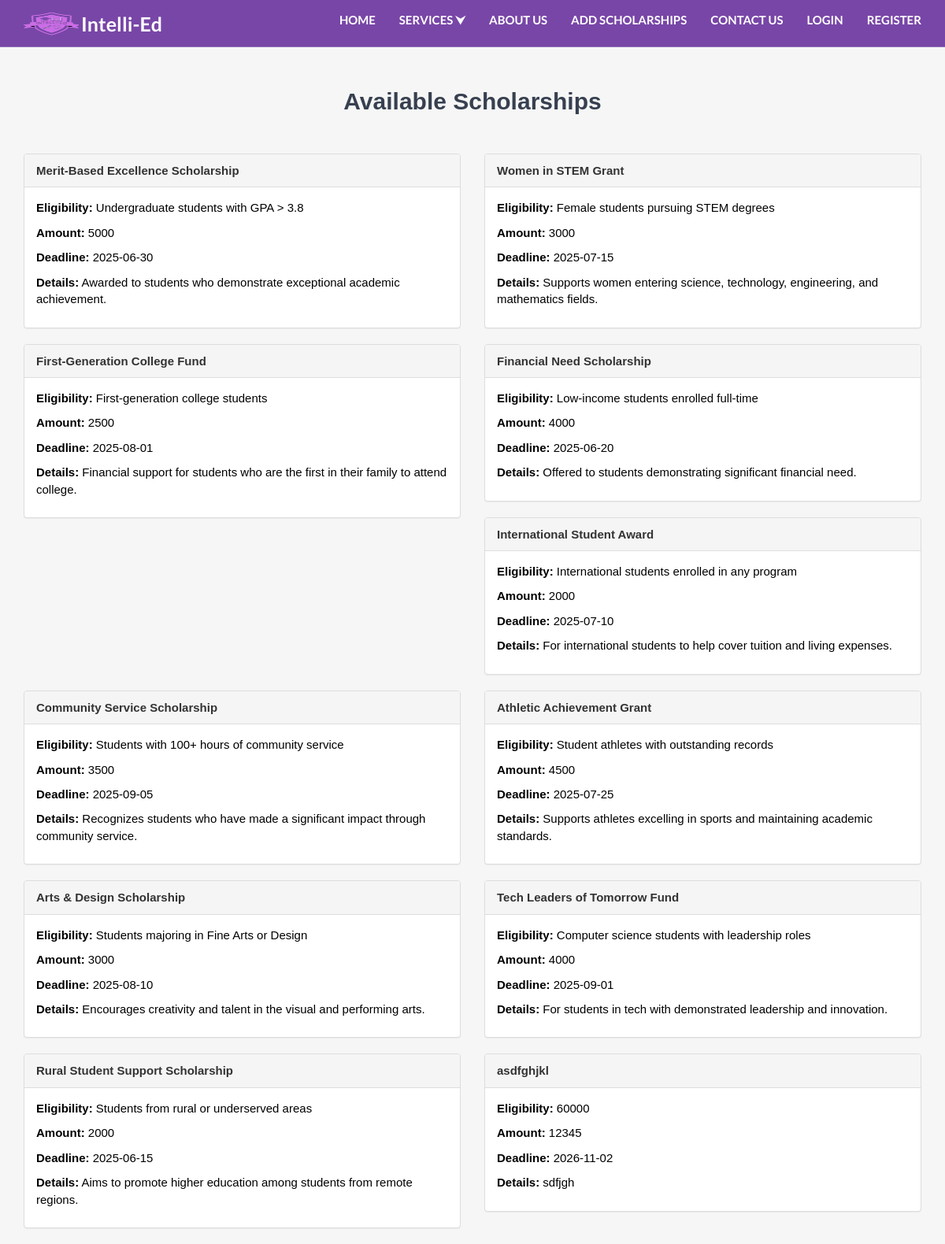
/scholarshipsview.php, run on the app's committed database.
### tables this page shows
CREATE TABLE `scholarships` (
  `id` int(11) NOT NULL,
  `title` varchar(255) NOT NULL,
  `eligibility` text NOT NULL,
  `amount` varchar(100) DEFAULT NULL,
  `deadline` date DEFAULT NULL,
  `description` text DEFAULT NULL
);

### scholarshipsview.php (the view, shortened to what this page needs)
<?php include 'config.php'; session_start(); ?>
<!DOCTYPE html>
<html lang="en">
<body>
    <head>
    <?php include 'header.php'; ?>
</head>
    <div class="container" style="margin-top: 100px;">
        <h2 class="text-center">Available Scholarships</h2>
        <div class="row">
            <?php
            $sql = "SELECT * FROM scholarships";
            $result = $link->query($sql);
            if ($result->num_rows > 0):
                while ($row = $result->fetch_assoc()):
            ?>
                <div class="col-md-6">
                    <div class="panel panel-default">
                        <div class="panel-heading"><strong><?php echo $row['title']; ?></strong></div>
                        <div class="panel-body">
                            <p><strong>Eligibility:</strong> <?php echo $row['eligibility']; ?></p>
                            <p><strong>Amount:</strong> <?php echo $row['amount']; ?></p>
                            <p><strong>Deadline:</strong> <?php echo $row['deadline']; ?></p>
                            <p><strong>Details:</strong> <?php echo $row['description']; ?></p>
                        </div>
                    </div>
                </div>
            <?php endwhile; else: ?>
                <p>No scholarships available right now.</p>
            <?php endif; ?>
        </div>
    </div>
</body>
</html>

### header.php (shortened to what this page needs)
<head>
		<link type="text/css" rel="stylesheet" href="css/bootstrap.min.css"/>
		<link rel="stylesheet" href="css/font-awesome.min.css">
		<link type="text/css" rel="stylesheet" href="css/s.css"/>
    </head>
	<body>
        <header id="header" class="transparent-nav" style="position: fixed;background-color: rgb(120, 70, 167); ; top: 0; height: 60px;">
			<div class="container">
				<div class="navbar-header">
					<div class="navbar-brand">
						<a class="logo" href="main.php" style="display: flex; align-items: center; gap: 3px;">
							<img src="img/weblogo.png" alt="Logo" style="height: 900px; width: 70px;">
							<span style="font-weight: bold; color: white;">Intelli-Ed</span>
						</a>
					</div>
				</div>
				<?php
					if(!isset($_SESSION["loggedin"]) || $_SESSION["loggedin"] !== true):
				?>
				<nav id="nav">
					<ul class="main-menu nav navbar-nav navbar-right">
						<li><a href="main.php">Home</a></li>
                        <li class="dropdown">
                            <a class="dropbtn" href="javascript:void(0)">Services <span>&#11167;</span></a>
                        </li>
						<li><a href="main.php#about">About Us</a></li>
						<li><a href="CHECKADMINSCHOLARSHIP.php">Add Scholarships</a></li>
						<li><a href="contact.php">Contact Us</a></li>
						<li>
							<a href="login.php">Login</a>
						</li>
						<li>
							<a href="register.php">Register</a>
						</li>
					</ul>
				</nav>
				<?php endif ?>
			</div>
		</header>

### css/s.css (style rules this page uses)
body { font-family: 'Montserrat', sans-serif; font-size: 15px; font-weight: 400; color: black; overflow-x:hidden; }
h1,h2,h3,h4,h5,h6 { margin-top: 12px; margin-bottom: 15px; font-weight: 600; color: #374050; }
h2 { font-size:30px; }
a { font-family: 'Lato', sans-serif; color: #374050; font-weight: 700; }
ul,ol { margin: 0; padding: 0; list-style: none }
.navbar-brand { padding: 0; }
.navbar-brand .logo { margin-top: 15px; display: inline-block; color: white; font-size: 25px; }
.navbar-brand .logo > img { max-height:30px; }
.dropbtn { display: inline-block; color: black; text-align: center; padding: 14px 16px; text-decoration: none; line-height: 50px; }
li.dropdown { display: inline-block; }
#header { position:relative; left:0; right:0; top:0; z-index:99; border-bottom:1px solid rgba(235, 235, 235, 0.25); background-color:#FFF; -webkit-transition:0.2s all; transition:0.2s all; }
#header.transparent-nav { position:absolute; background-color: rgb(30, 79, 185); }
#header.transparent-nav .main-menu li a { color:#FFF; }
.main-menu li a { text-transform:uppercase; -webkit-transition:0.2s all; transition:0.2s all; }
.main-menu li a:after { content:""; display:block; height:2px; background-color:#a7328d; width:100%; -webkit-transform: translateY(5px); -ms-transform: translateY(5px); transform: translateY(5px); opacity:0; -webkit-transition:0.2s all; transition:0.2s all; }

### scholarshipsview.php (style rules this page uses)
.logo img { height: 80px; width: auto; }
body { font-family: Arial, sans-serif; background-color: #f6f6f6; margin: 0; padding: 0; }

### data on the page
scholarships: title "Merit-Based Excellence Scholarship", eligibility "Undergraduate students with GPA > 3.8", amount "5000", deadline "2025-06-30", description "Awarded to students who demonstrate exceptional academic achievement."
scholarships: title "Women in STEM Grant", eligibility "Female students pursuing STEM degrees", amount "3000", deadline "2025-07-15", description "Supports women entering science, technology, engineering, and mathematics fields."
scholarships: title "First-Generation College Fund", eligibility "First-generation college students", amount "2500", deadline "2025-08-01", description "Financial support for students who are the first in their family to attend college."
scholarships: title "Financial Need Scholarship", eligibility "Low-income students enrolled full-time", amount "4000", deadline "2025-06-20", description "Offered to students demonstrating significant financial need."
scholarships: title "International Student Award", eligibility "International students enrolled in any program", amount "2000", deadline "2025-07-10", description "For international students to help cover tuition and living expenses."
scholarships: title "Community Service Scholarship", eligibility "Students with 100+ hours of community service", amount "3500", deadline "2025-09-05", description "Recognizes students who have made a significant impact through community service."
scholarships: title "Athletic Achievement Grant", eligibility "Student athletes with outstanding records", amount "4500", deadline "2025-07-25", description "Supports athletes excelling in sports and maintaining academic standards."
scholarships: title "Arts & Design Scholarship", eligibility "Students majoring in Fine Arts or Design", amount "3000", deadline "2025-08-10", description "Encourages creativity and talent in the visual and performing arts."
scholarships: title "Tech Leaders of Tomorrow Fund", eligibility "Computer science students with leadership roles", amount "4000", deadline "2025-09-01", description "For students in tech with demonstrated leadership and innovation."
scholarships: title "Rural Student Support Scholarship", eligibility "Students from rural or underserved areas", amount "2000", deadline "2025-06-15", description "Aims to promote higher education among students from remote regions."
scholarships: title "asdfghjkl", eligibility "60000", amount "12345", deadline "2026-11-02", description "sdfjgh"
